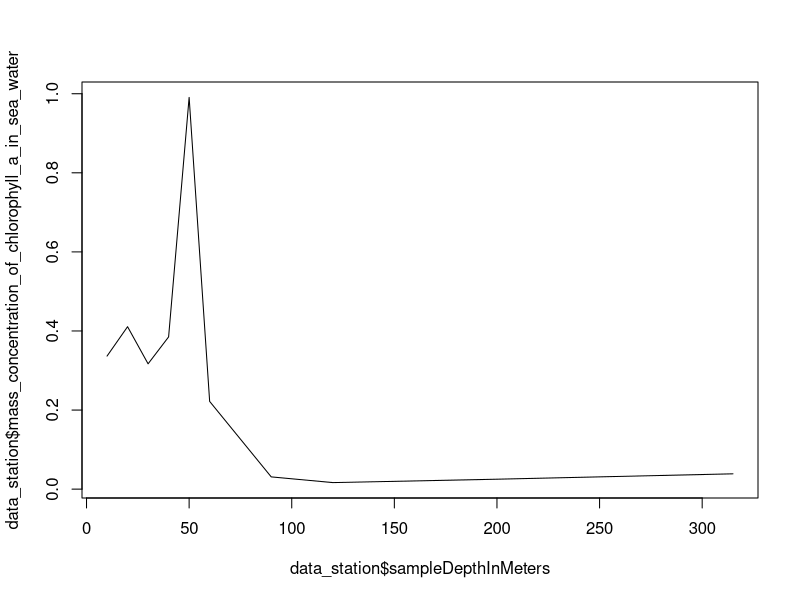

This figure's R source:
## ---- chunk 1
knitr::opts_chunk$set(echo = TRUE)
## ---- chunk 2
install.packages("readxl")
library("readxl")
install.packages("ncdf4")
library(ncdf4)
## ---- chunk 3
data <- read_excel("chlorophyll_a_depth_profiles.xlsx")
print(data, n=Inf)
## ---- chunk 4
stations <- unique(data["stationName"])[[1]]
station <- stations[1]

data_station <- data[data$stationName %in% c(station), ] 
data_station
## ---- chunk 5
plot(data_station$sampleDepthInMeters, data_station$mass_concentration_of_chlorophyll_a_in_sea_water, type ="l")
## ---- chunk 6
depthdim <- ncdim_def("depth","meters",as.double(data_station$sampleDepthInMeters))
## ---- chunk 7
fillvalue <- 1e32
chla <- ncvar_def("chlorophyll_a", units="kg m-3", dim=list(depthdim), missval=fillvalue, longname="Mass concentration of Chlorophyll A in sea water, after acid correction")
## ---- chunk 8

ncfile <- "chlorophyll_a_P1_(NLEG01).nc"

# create netCDF file and put arrays
ncout <- nc_create(ncfile,list(chla),force_v4=TRUE)

ncvar_put(ncout, chla, data_station$mass_concentration_of_chlorophyll_a_in_sea_water)
## ---- chunk 9
ncatt_put(ncout,"chlorophyll_a", "standard_name", "mass_concentration_of_chlorophyll_a_in_sea_water")
ncatt_put(ncout,"chlorophyll_a", "coverage_content_type", "physicalMeasurement")
## ---- chunk 10

dtnow <- format(Sys.time(), tz = "UTC", "%FT%R:%SZ")

ncatt_put(ncout,0,attname="title",attval="Chlorophyll A measurements from the P1 (NLEG01) station in the Northern Barents Sea")
ncatt_put(ncout,0,attname="naming_authority",attval="University Centre in Svalbard (UNIS)")
ncatt_put(ncout,0,"id",'')
ncatt_put(ncout,0,"summary","analagous to an abstract in a paper, long and descriptive")
ncatt_put(ncout,0,"keywords","Oceans > Ocean Chemistry > Chlorophyll")
ncatt_put(ncout,0,"keywords_vocabulary","GCMD")
ncatt_put(ncout,0,"geospatial_lat_min",min(data_station$decimalLatitude))
ncatt_put(ncout,0,"geospatial_lat_max",max(data_station$decimalLatitude))
ncatt_put(ncout,0,"geospatial_lon_min",min(data_station$decimalLongitude))
ncatt_put(ncout,0,"geospatial_lon_max",min(data_station$decimalLongitude))
ncatt_put(ncout,0,"time_coverage_start",min(data_station$eventTime))
ncatt_put(ncout,0,"time_converage_end",max(data_station$eventTime))
ncatt_put(ncout,0,"Conventions","ACDD-1.3, , CF-1.8")
ncatt_put(ncout,0,"history",paste("File created using ncdf4 at",dtnow))
ncatt_put(ncout,0,"source","Chlorophyll A from water sample from CTD with Niskin bottles")
ncatt_put(ncout,0,"processing_level","Acid correction applied")
ncatt_put(ncout,0,"date_created",dtnow)
ncatt_put(ncout,0,"creator_type","person; person")
ncatt_put(ncout,0,"creator_institution","The University Centre in Svalbard; The University Centre in Svalbard")
ncatt_put(ncout,0,"creator_name","Luke Marsden; John Doe")
ncatt_put(ncout,0,"creator_email","lukem@unis.no; jodoe@unis.no")
ncatt_put(ncout,0,"creator_url","https://www.unis.no/staff/luke-marsden/; https://www.unis.no/staff/john-doe/")
ncatt_put(ncout,0,"institution","The University Centre in Svalbard (UNIS)")
ncatt_put(ncout,0,"publisher_name","Norwegian Meteorological Institute - Arctic Data Centre")
ncatt_put(ncout,0,"publisher_email","adc-suppoort@met.no")
ncatt_put(ncout,0,"publisher_url","https://adc.met.no/")
ncatt_put(ncout,0,"publisher_type","institution")
ncatt_put(ncout,0,"project","The Nansen Legacy (RCN # 276730)")
ncatt_put(ncout,0,"license","https://creativecommons.org/licenses/by/4.0/")
ncatt_put(ncout,0,"metadata_link","") # Enter DOI provided by data centre
ncatt_put(ncout,0,"metadata_catalogue","https://sios-svalbard.org/aen/tools")
ncatt_put(ncout,0,"acknowledgements","Funded by the Research Council of Norway. John Smith was involved in collecting the data")
## ---- chunk 11
ncout
